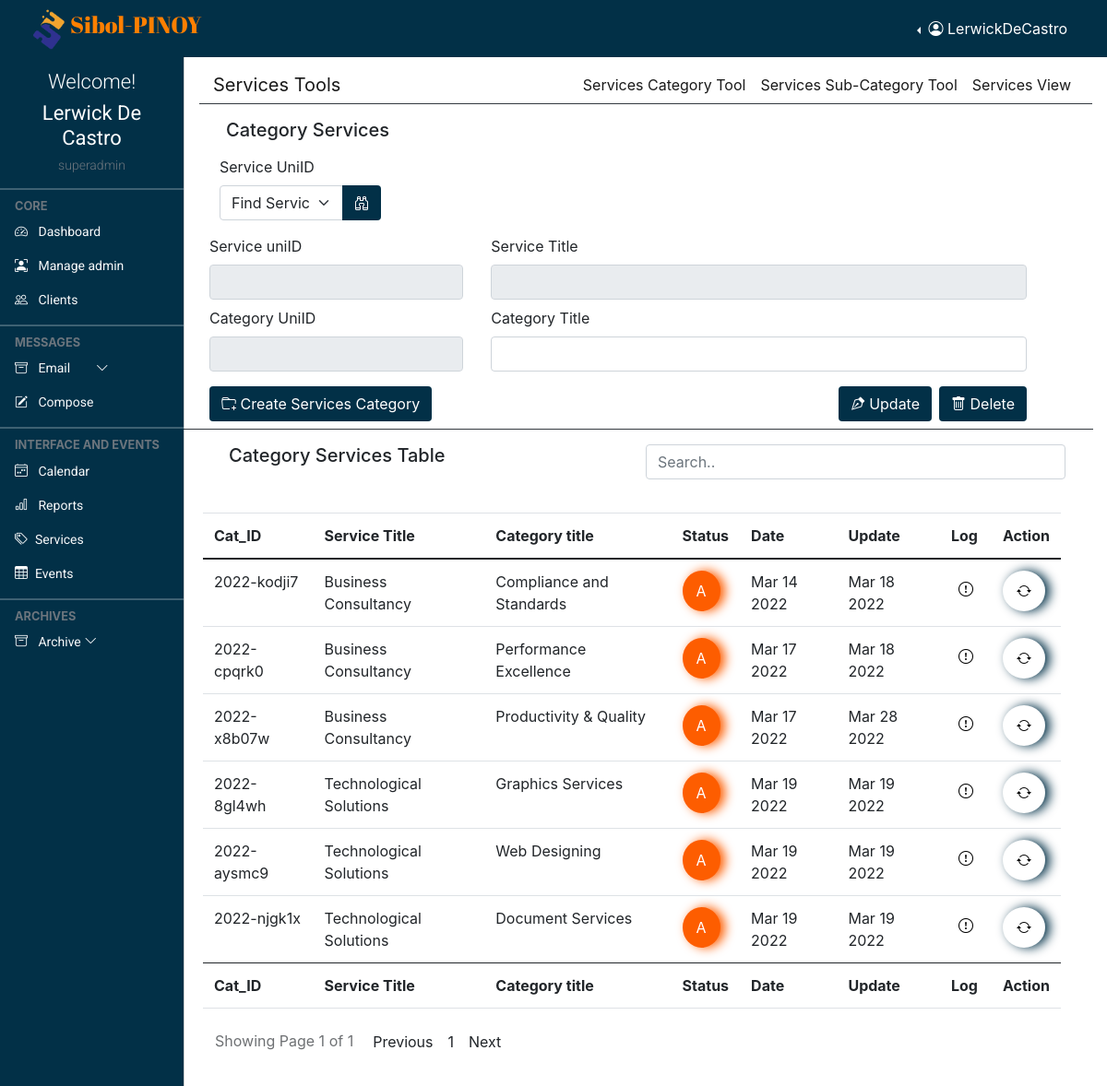
The app's page /admin/services.category.php (signed in) with its own data.
### tables this page shows
CREATE TABLE `profile` (
  `id` int(11) NOT NULL,
  `loginId` int(11) NOT NULL,
  `firstName` varchar(255) NOT NULL,
  `lastName` varchar(255) NOT NULL,
  `dateAdded` datetime NOT NULL
);

CREATE TABLE `services_category` (
  `number` int(100) NOT NULL,
  `category_uniID` varchar(250) NOT NULL,
  `service_uniID` varchar(250) NOT NULL,
  `category_title` varchar(250) DEFAULT NULL,
  `status` varchar(100) DEFAULT NULL,
  `loginId` varchar(250) DEFAULT NULL,
  `action` varchar(250) DEFAULT NULL,
  `date_upload` datetime DEFAULT NULL,
  `date_update` datetime DEFAULT NULL
);

CREATE TABLE `services` (
  `number` int(100) NOT NULL,
  `service_uniID` varchar(250) NOT NULL,
  `service_title` varchar(250) NOT NULL,
  `image` varchar(250) NOT NULL,
  `service_desc` longtext NOT NULL,
  `status` varchar(50) NOT NULL,
  `loginId` varchar(250) DEFAULT NULL,
  `action` varchar(250) DEFAULT NULL,
  `date_upload` datetime DEFAULT NULL,
  `date_update` datetime DEFAULT NULL
);

### admin/services.category.php (the view, shortened to what the rows shown need)
<!doctype html>
<html lang="en">
  <?php
      require "layout.part/admin.header.php";
  ?>
  <body>
    <?php
      require "layout.part/admin.top.navbar.php";
    ?>
    <?php
      require "layout.part/admin.side.navbar.php";
    ?>
    <main class="mt-5 pt-3">
        <div class="row col-md-12 mt-3">
            <div class="card-body">
                <div class="table-responsive">
                    <table id="datatableid" class="table data-table" style="width: 100%">
                        <thead>
                            <tr>
                                <th>Cat_ID</th>
                                <th>Service Title</th>
                                <th>Category title</th>
                                <th>Status</th>
                                <th>Date</th>
                                <th>Update</th>
                                <th>Log</th>
                                <th>Action</th>
                            </tr>
                        </thead>
                        <tbody id="myTable">
                            <?php
                            $category_reload = "SELECT tb1.category_uniID, tb2.service_uniID, tb2.service_title, tb1.category_title, tb1.status, tb3.username, tb1.action, tb1.date_upload, tb1.date_update FROM ((services_category tb1 INNER JOIN services tb2 ON tb1.service_uniID = tb2.service_uniID) INNER JOIN login tb3 ON tb1.loginId = tb3.loginId)";
                            $category_reload_result = mysqli_query($conn, $category_reload);
                            if(mysqli_num_rows($category_reload_result) > 0 ){
                                foreach($category_reload_result as $category){
                                    ?>
                                    <tr >
                                        <td><?= $category['category_uniID']?></td>
                                        <td><?= $category['service_title']?></td>
                                        <td><?= $category['category_title']?></td>
                                            <?php
                                                if($category['status'] == 'Active'){
                                                    $stats = "stats-orange";
                                                    $font = "A";
                                                }else{
                                                    $stats = "stats-blue";
                                                    $font = "I";
                                                }
                                            ?>
                                        <td>
                                            <button type="button" class="<?= $stats ?> tooltip-test status" title="Status" id="status">
                                            <?= $font ?>
                                            </button>
                                        </td>
                                        <td><?= date('M d Y',  strtotime($category['date_upload'])) ?></td>
                                        <td><?= date('M d Y',  strtotime($category['date_update'])) ?></td>
                                        <td>
                                            <button type="button" class="border-0 bg-white p-2" data-bs-toggle="popover" title="Last Admin Log" data-bs-content="<?= $category['action']?> by <?= $category['username']?>"><i class="bi bi-exclamation-circle"></i></button>
                                        </td>
                                        <td>
                                            <button type="button" class="stats-white tooltip-test read" title="READ" id="read">
                                                <i class="bi bi-arrow-repeat"></i>
                                            </button>
                                        </td>
                                    </tr>
                                    <?php
                                }
                            }
                            ?>
                        </tbody>
                        <tfoot>
                            <tr>
                                <th>Cat_ID</th>
                                <th>Service Title</th>
                                <th>Category title</th>
                                <th>Status</th>
                                <th>Date</th>
                                <th>Update</th>
                                <th>Log</th>
                                <th>Action</th>
                            </tr>
                        </tfoot>
                    </table>
                </div>
            </div>
        </div>
    </main>
  </body>
</html>

### admin/layout.part/admin.header.php (shortened to what the rows shown need)
  <head>
    <link href="https://cdn.jsdelivr.net/npm/bootstrap@5.0.2/dist/css/bootstrap.min.css" rel="stylesheet">
    <link rel="stylesheet" href="https://cdnjs.cloudflare.com/ajax/libs/fullcalendar/3.4.0/fullcalendar.css" />
    <link rel="stylesheet" href="https://cdnjs.cloudflare.com/ajax/libs/twitter-bootstrap/4.0.0-alpha.6/css/bootstrap.css" />
    <link rel="stylesheet" href="https://cdn.jsdelivr.net/npm/bootstrap-icons@1.4.1/font/bootstrap-icons.css"/>
    <link rel="stylesheet" href="style/dataTables.bootstrap5.min.css" />
    <link rel="stylesheet" href="style/addstyler.css" />
    <link rel="stylesheet" href="style/colored.css" />
  </head>
<?php
function levelCheck($lev){
    if($lev == "0"){
      $lev = "admin";
    }
    else if($lev == "1"){
      $lev = "superadmin";
    }
    echo $lev;
  }
?>

### admin/layout.part/admin.top.navbar.php (shortened to what the rows shown need)
<?php
  require "../connection.php";
  if(isset($_SESSION["username"]) && isset($_SESSION["level"])){
    $musername = $_SESSION["username"];
    $sql = "SELECT login.loginId, profile.firstName, profile.lastName, login.username, login.level FROM login INNER JOIN profile ON
                login.loginId = profile.loginId WHERE login.username = '$musername'";
    if($result = $conn->query($sql)){
      if($result->num_rows == 1){
        if($row = $result->fetch_assoc()){
          $firstName = $row["firstName"];
          $lastName = $row["lastName"];
          $rusername = $row["username"];
          $level = $row["level"];
        }
      }
    }
  }
?>
<nav class="navbar navbar-expand-lg navbar-dark px-3 fixed-top bg-coloured">
  <div class="container-fluid">
    <div class="collapse navbar-collapse justify-content-md-end" id="topNavBar">
      <div class="btn-group border-0 dropstart">
        <button type="button" class="btn text-white dropdown-toggle border-0" data-bs-toggle="dropdown" aria-expanded="false">
          <i class="bi bi-person-circle"></i> <span> <?= $rusername ?> </span>
        </button>
      </div>
    </div>
  </div>
</nav>

### admin/layout.part/admin.side.navbar.php (shortened to what the rows shown need)
<div class="offcanvas offcanvas-start sidebar-nav bg-coloured" id="sidebar">
    <div class="offcanvas-body p-0">
        <div class="container pt-3 text-center">
            <div class="text-white">
            <h4 class="welcome-text">Welcome!</h4>
            <h2 class="user-text"><?= $firstName . " " . $lastName?></h2>
            <h6 class="text-muted text-small"><?= levelCheck($level) ?></h6>
            </div>
        </div>
    </div>
</div>

### records on screen
profile: loginId.username "LerwickDeCastro", firstName "Lerwick", lastName "De Castro", loginId.level "superadmin"
services_category: category_uniID "2022-kodji7", services.service_title "Business Consultancy", category_title "Compliance and Standards", status "A", date_upload "Mar 14 2022", date_update "Mar 18 2022"
services_category: category_uniID "2022-cpqrk0", services.service_title "Business Consultancy", category_title "Performance Excellence", status "A", date_upload "Mar 17 2022", date_update "Mar 18 2022"
services_category: category_uniID "2022-x8b07w", services.service_title "Business Consultancy", category_title "Productivity & Quality", status "A", date_upload "Mar 17 2022", date_update "Mar 28 2022"
services_category: category_uniID "2022-8gl4wh", services.service_title "Technological Solutions", category_title "Graphics Services", status "A", date_upload "Mar 19 2022", date_update "Mar 19 2022"
services_category: category_uniID "2022-aysmc9", services.service_title "Technological Solutions", category_title "Web Designing", status "A", date_upload "Mar 19 2022", date_update "Mar 19 2022"
services_category: category_uniID "2022-njgk1x", services.service_title "Technological Solutions", category_title "Document Services", status "A", date_upload "Mar 19 2022", date_update "Mar 19 2022"

### other values on screen
$page_no "1"
$total_number_of_page "1"
